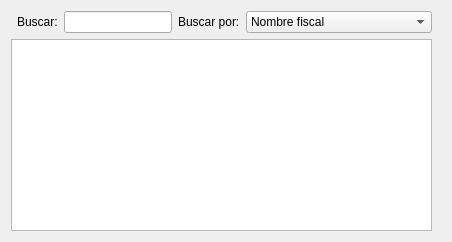
     <widget class="QWidget" name="paginaBisquedas">
      <layout class="QGridLayout" name="gridLayout_28">
       <property name="rightMargin">
        <number>20</number>
       </property>
       <item row="1" column="0" colspan="5">
        <widget class="QTableView" name="tabla_busquedas">
         <property name="autoFillBackground">
          <bool>true</bool>
         </property>
         <property name="alternatingRowColors">
          <bool>true</bool>
         </property>
         <property name="selectionMode">
          <enum>QAbstractItemView::SelectionMode::SingleSelection</enum>
         </property>
         <property name="selectionBehavior">
          <enum>QAbstractItemView::SelectionBehavior::SelectRows</enum>
         </property>
         <property name="gridStyle">
          <enum>Qt::PenStyle::DotLine</enum>
         </property>
         <property name="sortingEnabled">
          <bool>true</bool>
         </property>
         <property name="cornerButtonEnabled">
          <bool>false</bool>
         </property>
         <attribute name="horizontalHeaderStretchLastSection">
          <bool>true</bool>
         </attribute>
         <attribute name="verticalHeaderVisible">
          <bool>false</bool>
         </attribute>
        </widget>
       </item>
       <item row="0" column="1">
        <widget class="QLabel" name="lbl_buscar_criterio">
         <property name="text">
          <string>Buscar:</string>
         </property>
        </widget>
       </item>
       <item row="0" column="4">
        <widget class="QComboBox" name="cboBuscarPor">
         <property name="minimumSize">
          <size>
           <width>186</width>
           <height>0</height>
          </size>
         </property>
         <item>
          <property name="text">
           <string>Nombre fiscal</string>
          </property>
         </item>
         <item>
          <property name="text">
           <string>Nombre comercial</string>
          </property>
         </item>
         <item>
          <property name="text">
           <string>DNI/CIF</string>
          </property>
         </item>
         <item>
          <property name="text">
           <string>email</string>
          </property>
         </item>
         <item>
          <property name="text">
           <string>Teléfono</string>
          </property>
         </item>
         <item>
          <property name="text">
           <string>Móvil</string>
          </property>
         </item>
        </widget>
       </item>
       <item row="0" column="2">
        <widget class="QLineEdit" name="txtBuscar_cliente">
         <property name="maximumSize">
          <size>
           <width>16777215</width>
           <height>16777215</height>
          </size>
         </property>
        </widget>
       </item>
       <item row="0" column="3">
        <widget class="QLabel" name="label_2">
         <property name="text">
          <string>Buscar por:</string>
         </property>
        </widget>
       </item>
      </layout>
     </widget>
